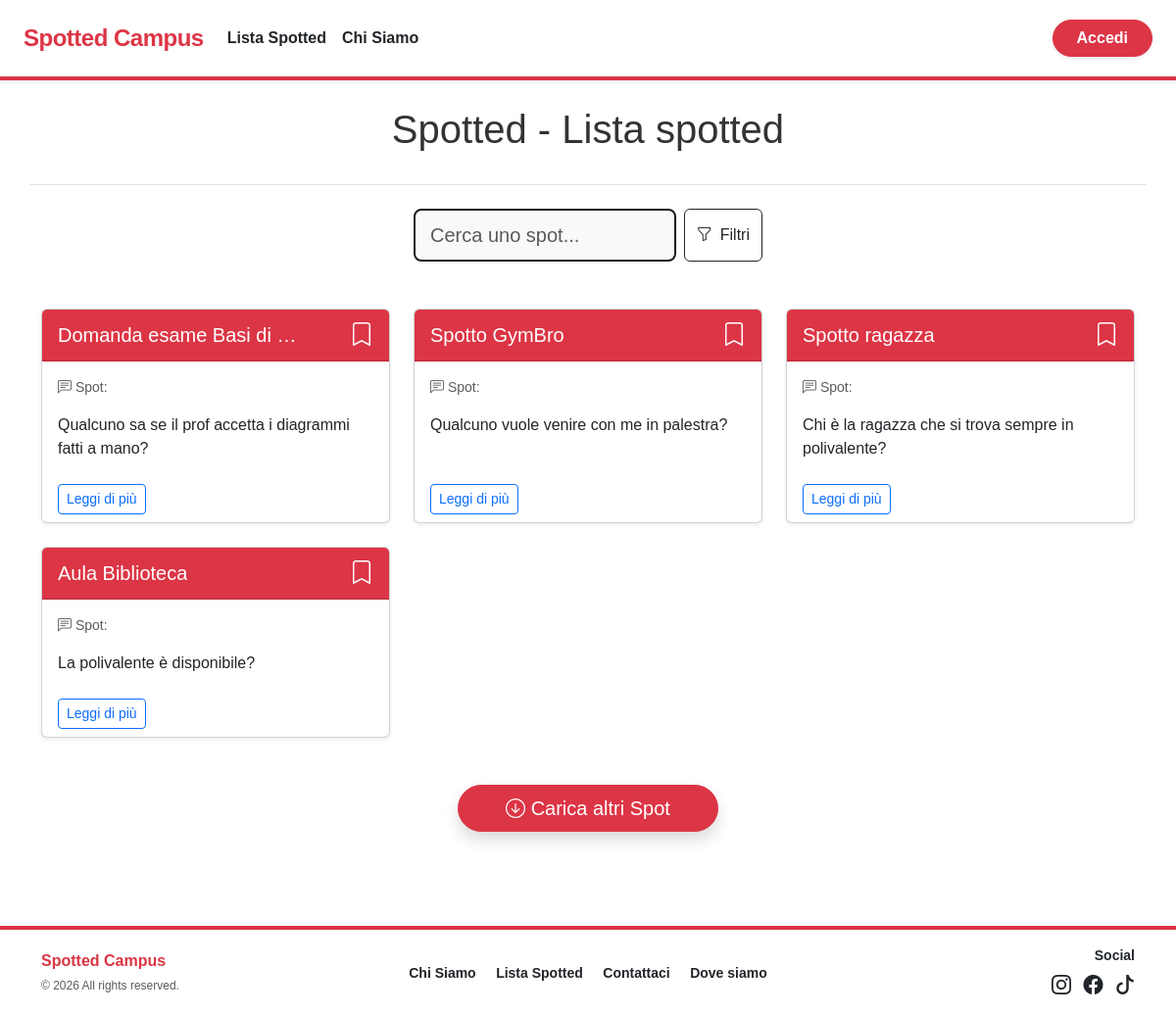
Before: /lista-categoria.php with the older database file.
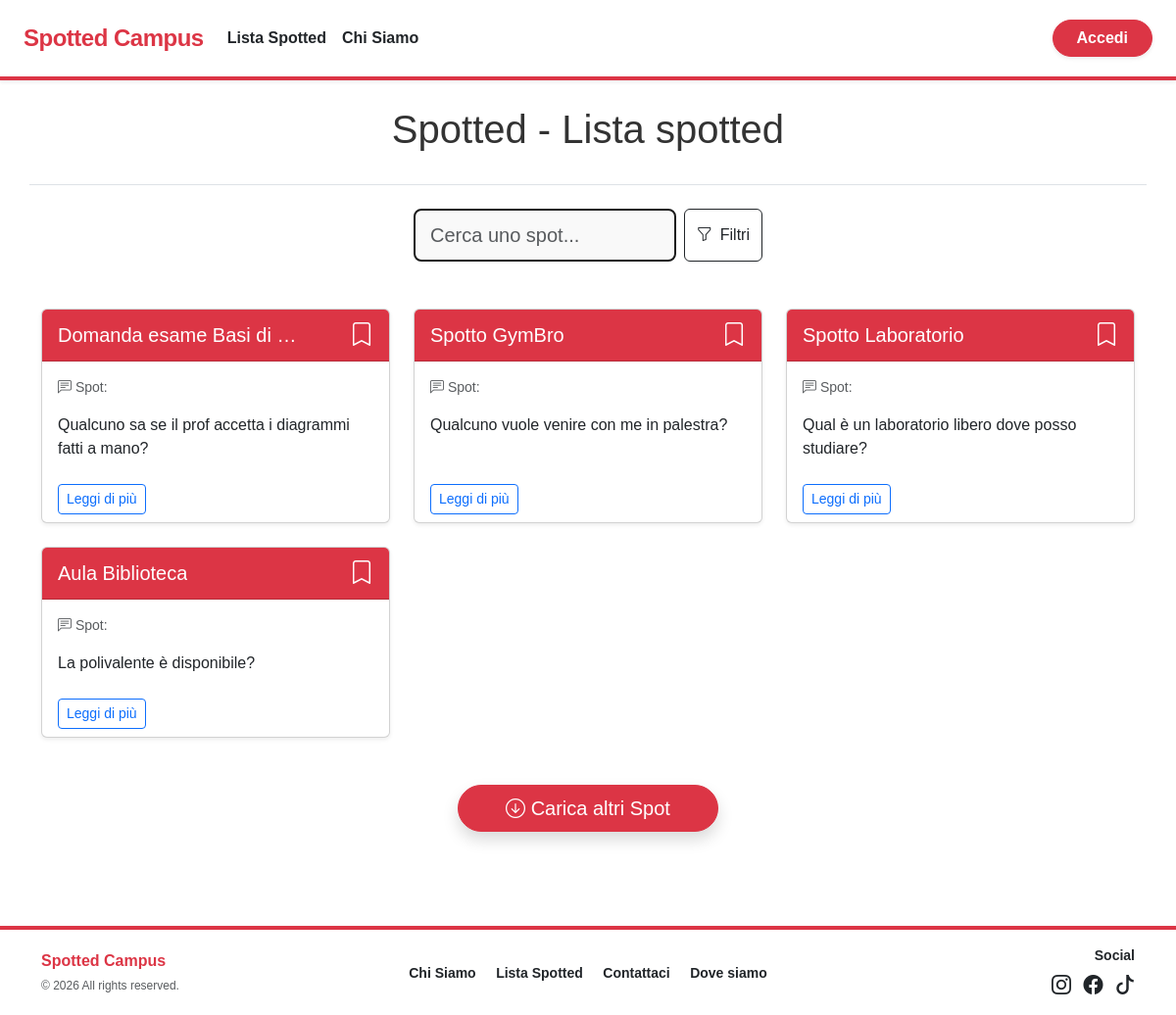
After: the same page with the newer database file.
### tables this page shows
CREATE TABLE SPOT (
    idSpot INT AUTO_INCREMENT PRIMARY KEY,
    titolo VARCHAR(255) NOT NULL,
    testo TEXT NOT NULL,
    dataInserimento DATETIME DEFAULT CURRENT_TIMESTAMP,
    stato ENUM('in_attesa', 'approvato', 'rifiutato') DEFAULT 'in_attesa',
    isAnonymous BOOLEAN DEFAULT 0,
    idCategoria INT NOT NULL,
    idSottoCategoria INT,
    usernameUtente VARCHAR(100),
    usernameAdminApprovato VARCHAR(100) NULL, 
    dataApprovazione DATETIME NULL,

    FOREIGN KEY (idCategoria) REFERENCES CATEGORIE(idCategoria),
    FOREIGN KEY (idSottoCategoria) REFERENCES SOTTOCATEGORIE(idSottoCategoria) ON DELETE SET NULL,
    FOREIGN KEY (usernameUtente) REFERENCES UTENTI(username) ON DELETE SET NULL,
    FOREIGN KEY (usernameAdminApprovato) REFERENCES UTENTI(username) ON DELETE SET NULL
);

### lista-categoria.php (called while the page is built)
<?php
require_once 'bootstrap.php';
$templateParams["titolo"] = "Spotted - Lista spotted";
$templateParams["nome"] = "lista-spot.php";
$templateParams["categorie"] = $dbh->getCategories();
$ricerca = isset($_GET["ricerca"]) ? $_GET["ricerca"] : "";
$categorie = isset($_GET["cat"]) ? $_GET["cat"] : [];
if (!empty($ricerca) && !empty($categorie)) {
    $templateParams["spot"] = $dbh->getSpotsByCategoriesAndString($ricerca, $categorie);
} elseif (!empty($ricerca)) {
    $templateParams["spot"] = $dbh->getSpotsByString($ricerca);
} elseif (!empty($categorie)) {
    $templateParams["spot"] = $dbh->getSpotsByCategories($categorie);
} else {
    $templateParams["spot"] = $dbh->getLastSpots(5);
}
require 'template/base.php';
?>

### utils/functions.php (called while the page is built, shortened)
<?php
function isUserLoggedIn()
{
    return isset($_SESSION["username"]) && isset($_SESSION["logged"]) && isset($_SESSION["admin"]) && $_SESSION["logged"] && !$_SESSION["admin"];
}
function isAdminLoggedIn()
{
    return isset($_SESSION["username"]) && isset($_SESSION["logged"]) && isset($_SESSION["admin"]) && $_SESSION["logged"] && $_SESSION["admin"];
}
?>

### db/database.php (called while the page is built, shortened)
<?php
class DatabaseHelper
{
    private $db;
    public function __construct($servername, $username, $password, $dbname, $port)
    {
        $this->db = new mysqli($servername, $username, $password, $dbname, $port);
    }
    public function getCategories()
    {
        $stmt = $this->db->prepare("SELECT idCategoria,nome FROM CATEGORIE");
        $stmt->execute();
        $result = $stmt->get_result();
        return $result->fetch_all(MYSQLI_ASSOC);
    }
    public function getLastSpots($n)
    {
        $stmt = $this->db->prepare("SELECT S.*, U.fotoProfilo FROM SPOT S JOIN UTENTI U ON S.usernameUtente = U.username WHERE S.stato='approvato' ORDER BY S.dataInserimento DESC, S.idSpot DESC LIMIT ?");
        $stmt->bind_param('i', $n);
        $stmt->execute();
        $result = $stmt->get_result();
        return $result->fetch_all(MYSQLI_ASSOC);
    }
}

### bootstrap.php (called while the page is built, shortened)
<?php
require_once("db/database.php");
require_once("utils/functions.php");
$dbh = new DatabaseHelper("localhost", "root", "", "spotted", 3306);
?>

### template/lista-spot.php (the view, shortened to what this page needs)
<section class="container mt-5">
    <?php if (isset($templateParams["titolo"])): ?>
        <div class="row mb-4 border-bottom pb-4">
            <div class="col-12 text-center">
                <h1 class="display-6"><?php echo $templateParams["titolo"]; ?></h1>
            </div>
        </div>
    <?php endif; ?>
    <div class="row justify-content-center">
        <div class="col-md-8 col-lg-6">
            <form action="lista-categoria.php" method="GET" id="form-ricerca">
                <div class="row justify-content-center mb-5">
                    <div class="col-md-8">
                        <div class="d-flex gap-2" role="search">
                            <input type="text" class="form-control form-control-lg" name="ricerca" id="ricerca"
                                placeholder="Cerca uno spot..."
                                value="<?php echo isset($_GET['ricerca']) ? htmlspecialchars($_GET['ricerca']) : ''; ?>">
                            <button type="button" class="btn btn-outline-dark d-flex gap-2 align-items-center" data-bs-toggle="modal" data-bs-target="#modalFiltri">
                                <span class="bi bi-funnel"></span> Filtri
                            </button>
                        </div>
                    </div>
                </div>
            </form>
        </div>
    </div>
    <div class="row g-4 mb-4" id="container-spot">
        <?php if (count($templateParams["spot"]) > 0): ?>
            <?php foreach ($templateParams["spot"] as $spot): ?>
                <div class="col-12 col-md-6 col-lg-4 spot-item" data-id="<?php echo $spot['idSpot']; ?>">
                    <article class="card h-100 shadow-sm card-spot">
                        <div class="card-header bg-danger text-white d-flex justify-content-between align-items-center">
                            <h2 class="card-title mb-0 fs-5 text-truncate" style="max-width: 80%;">
                                <?php echo htmlspecialchars($spot["titolo"]); ?>
                            </h2>
                            <?php
                            $isPreferito = false;
                            $iconaClass = $isPreferito ? "bi-bookmark-fill" : "bi-bookmark";
                            ?>
                            <?php if (isUserLoggedIn()): ?>
                                <button type="button" class="btn btn-link text-white p-0 btn-toggle-preferito"
                                    data-id="<?php echo $spot['idSpot']; ?>"
                                    title="Salva nei preferiti">
                                    <span class="bi <?php echo $iconaClass; ?> fs-4"></span>
                                </button>
                            <?php else: ?>
                                <a href="login.php" class="text-white" title="Accedi per salvare">
                                    <span class="bi bi-bookmark fs-4"></span>
                                </a>
                            <?php endif; ?>
                        </div>
                        <div class="card-body">
                            <p class="card-text text-muted small"><span class="bi bi-chat-left-text" aria-hidden="true"></span> Spot:</p>
                            <p class="card-text"><?php echo htmlspecialchars($spot["testo"]); ?></p>
                        </div>
                        <div class="card-footer bg-transparent border-top-0">
                            <a href="dettaglio-spot.php?id=<?php echo $spot['idSpot']; ?>" class="btn btn-outline-primary btn-sm" aria-label="Leggi di più sullo spot: <?php echo htmlspecialchars($spot['titolo']); ?>">Leggi di più</a>
                        </div>
                    </article>
                </div>
            <?php endforeach; ?>
        <?php endif; ?>
    </div>
    <div class="text-center my-5" id="load-more-wrapper">
        <button id="btn-load-more" class="btn btn-danger btn-lg rounded-pill px-5 shadow">
            <span class="bi bi-arrow-down-circle"></span> Carica altri Spot
        </button>
    </div>
</section>

### template/base.php (shortened to what this page needs)
<!DOCTYPE html>
<html lang="it" class="h-100">
<head>
  <link href="https://cdn.jsdelivr.net/npm/bootstrap@5.3.2/dist/css/bootstrap.min.css" rel="stylesheet">
  <link rel="stylesheet" type="text/css" href="./css/style.css" />
  <link rel="stylesheet" href="https://cdn.jsdelivr.net/npm/bootstrap-icons@1.13.1/font/bootstrap-icons.min.css">
</head>
<body class="d-flex flex-column h-100">
  <nav class="navbar navbar-expand-lg navbar-light bg-white fixed-top shadow-sm py-3 border-bottom border-4 border-danger">
    <div class="container-fluid px-4">
      <a class="navbar-brand text-danger fw-bold fs-4" href="index.php">Spotted Campus</a>
      <div class="collapse navbar-collapse" id="navbarCollapse">
        <ul class="navbar-nav me-auto mb-2 mb-lg-0">
          <li class="nav-item">
            <a class="nav-link text-dark fw-bold hover-danger hover-underline" href="lista-categoria.php">Lista Spotted</a>
          </li>
          <li class="nav-item">
            <a class="nav-link text-dark fw-bold hover-danger hover-underline" href="chi-siamo.php">Chi Siamo</a>
          </li>
        </ul>
        <div class="d-flex align-items-center gap-3">
          <?php if (!isUserLoggedIn() && !isAdminLoggedIn()): ?>
            <a href="login.php" class="btn btn-danger text-white rounded-pill px-4 fw-bold shadow-sm">Accedi</a>
          <?php endif; ?>
        </div>
      </div>
    </div>
  </nav>
  <main class="flex-shrink-0 pb-5">
    <?php
    if (isset($templateParams["nome"])) {
      require($templateParams["nome"]);
    }
    ?>
    <div class="toast-container position-fixed bottom-0 end-0 p-3">
    </div>
  </main>
  <footer class="bg-white text-dark py-3 mt-auto mt-5 border-top border-4 border-danger shadow-sm">
    <div class="container">
      <div class="row align-items-center">
        <div class="col-md-3 text-center text-md-start">
          <span class="d-block fw-bold text-danger">Spotted Campus</span>
          <small class="text-muted" style="font-size: 0.75rem;">© <?php echo date("Y"); ?> All rights reserved.</small>
        </div>
        <div class="col-md-6 text-center my-2 my-md-0">
          <a href="chi-siamo.php" class="text-dark text-decoration-none fw-bold px-2 small footer-link">Chi Siamo</a>
          <a href="lista-categoria.php" class="text-dark text-decoration-none fw-bold px-2 small footer-link">Lista Spotted</a>
          <a href="mailto:spottedcampus@unibo.com" class="text-dark text-decoration-none fw-bold px-2 small footer-link">Contattaci</a>
          <a href="https://maps.app.goo.gl/dLQ2NFKTWv7YAmEy9" class="text-dark text-decoration-none fw-bold px-2 small footer-link">Dove siamo</a>
        </div>
        <div class="col-md-3 text-center text-md-end">
          <span class="d-block fw-bold small mb-1">Social</span>
          <div>
            <a href="https://instagram.com" class="text-dark me-2 fs-5 text-decoration-none footer-social" aria-label="Vai a Instagram">
              <span class="bi bi-instagram"></span></a>
            <a href="https://facebook.com" class="text-dark me-2 fs-5 text-decoration-none footer-social" aria-label="Vai a Facebook">
              <span class="bi bi-facebook"></span>
            </a>
            <a href="https://tiktok.com" class="text-dark fs-5 text-decoration-none footer-social" aria-label="Vai a TikTok">
              <span class="bi bi-tiktok"></span>
            </a>
          </div>
        </div>
      </div>
    </div>
  </footer>
</body>
</html>

### css/style.css (style rules this page uses)
main { padding: 60px 15px 0; }
body { font-family: 'Outfit', sans-serif; background-color: #ffffff; color: #333; margin: 0; }
.form-control { border: 2px solid #1a1a1a; border-radius: 8px; padding: 10px 15px; font-weight: 500; background-color: #f9f9f9; transition: all 0.2s; }
article.card.card-spot { transition: all 0.3s !important; }
.navbar-brand { font-family: 'Outfit', sans-serif; letter-spacing: -0.5px; }
.nav-link { transition: all 0.2s ease; }
.hover-underline { position: relative; }
.hover-underline::after { content: ''; position: absolute; width: 0; height: 2px; bottom: 0px; left: 0; background-color: #b92b27; transition: width 0.3s; }
.footer-link { transition: all 0.2s ease; position: relative; display: inline-block; }
.footer-social { transition: all 0.3s cubic-bezier(0.175, 0.885, 0.32, 1.275); display: inline-block; }

Changed rows visible on the page:
changed spot: titolo "Spotto ragazza" → "Spotto Laboratorio"; testo "Chi è la ragazza che si trova sempre in polivalente?" → "Qual è un laboratorio libero dove posso studiare?"
